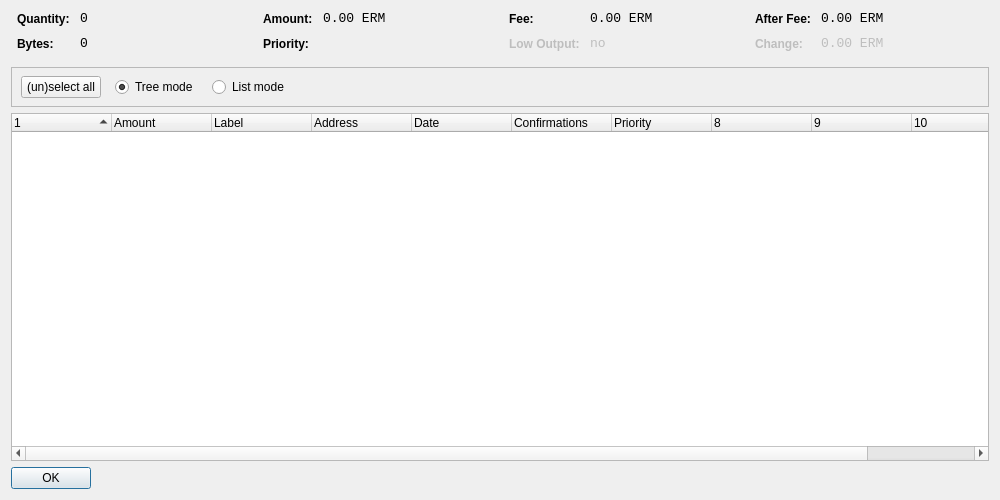
<?xml version="1.0" encoding="UTF-8"?>
<ui version="4.0">
 <class>CoinControlDialog</class>
 <widget class="QDialog" name="CoinControlDialog">
  <property name="geometry">
   <rect>
    <x>0</x>
    <y>0</y>
    <width>1000</width>
    <height>500</height>
   </rect>
  </property>
  <property name="windowTitle">
   <string>Coin Control</string>
  </property>
  <layout class="QVBoxLayout" name="verticalLayout">
   <item>
    <layout class="QHBoxLayout" name="horizontalLayoutTop" stretch="0,0,0,0">
     <property name="topMargin">
      <number>0</number>
     </property>
     <property name="bottomMargin">
      <number>10</number>
     </property>
     <item>
      <layout class="QFormLayout" name="formLayoutCoinControl1">
       <property name="horizontalSpacing">
        <number>10</number>
       </property>
       <property name="verticalSpacing">
        <number>10</number>
       </property>
       <property name="leftMargin">
        <number>6</number>
       </property>
       <property name="rightMargin">
        <number>6</number>
       </property>
       <item row="0" column="0">
        <widget class="QLabel" name="labelCoinControlQuantityText">
         <property name="styleSheet">
          <string notr="true">font-weight:bold;</string>
         </property>
         <property name="text">
          <string>Quantity:</string>
         </property>
        </widget>
       </item>
       <item row="0" column="1">
        <widget class="QLabel" name="labelCoinControlQuantity">
         <property name="font">
          <font>
           <family>Monospace</family>
           <pointsize>10</pointsize>
          </font>
         </property>
         <property name="cursor">
          <cursorShape>IBeamCursor</cursorShape>
         </property>
         <property name="contextMenuPolicy">
          <enum>Qt::ActionsContextMenu</enum>
         </property>
         <property name="text">
          <string>0</string>
         </property>
         <property name="textInteractionFlags">
          <set>Qt::LinksAccessibleByMouse|Qt::TextSelectableByKeyboard|Qt::TextSelectableByMouse</set>
         </property>
        </widget>
       </item>
       <item row="1" column="0">
        <widget class="QLabel" name="labelCoinControlBytesText">
         <property name="styleSheet">
          <string notr="true">font-weight:bold;</string>
         </property>
         <property name="text">
          <string>Bytes:</string>
         </property>
        </widget>
       </item>
       <item row="1" column="1">
        <widget class="QLabel" name="labelCoinControlBytes">
         <property name="font">
          <font>
           <family>Monospace</family>
           <pointsize>10</pointsize>
          </font>
         </property>
         <property name="cursor">
          <cursorShape>IBeamCursor</cursorShape>
         </property>
         <property name="contextMenuPolicy">
          <enum>Qt::ActionsContextMenu</enum>
         </property>
         <property name="text">
          <string>0</string>
         </property>
         <property name="textInteractionFlags">
          <set>Qt::LinksAccessibleByMouse|Qt::TextSelectableByKeyboard|Qt::TextSelectableByMouse</set>
         </property>
        </widget>
       </item>
      </layout>
     </item>
     <item>
      <layout class="QFormLayout" name="formLayoutCoinControl2">
       <property name="horizontalSpacing">
        <number>10</number>
       </property>
       <property name="verticalSpacing">
        <number>10</number>
       </property>
       <property name="leftMargin">
        <number>6</number>
       </property>
       <property name="rightMargin">
        <number>6</number>
       </property>
       <item row="0" column="0">
        <widget class="QLabel" name="labelCoinControlAmountText">
         <property name="styleSheet">
          <string notr="true">font-weight:bold;</string>
         </property>
         <property name="text">
          <string>Amount:</string>
         </property>
        </widget>
       </item>
       <item row="0" column="1">
        <widget class="QLabel" name="labelCoinControlAmount">
         <property name="font">
          <font>
           <family>Monospace</family>
           <pointsize>10</pointsize>
          </font>
         </property>
         <property name="cursor">
          <cursorShape>IBeamCursor</cursorShape>
         </property>
         <property name="contextMenuPolicy">
          <enum>Qt::ActionsContextMenu</enum>
         </property>
         <property name="text">
          <string>0.00 ERM</string>
         </property>
         <property name="textInteractionFlags">
          <set>Qt::LinksAccessibleByMouse|Qt::TextSelectableByKeyboard|Qt::TextSelectableByMouse</set>
         </property>
        </widget>
       </item>
       <item row="1" column="0">
        <widget class="QLabel" name="labelCoinControlPriorityText">
         <property name="styleSheet">
          <string notr="true">font-weight:bold;</string>
         </property>
         <property name="text">
          <string>Priority:</string>
         </property>
        </widget>
       </item>
       <item row="1" column="1">
        <widget class="QLabel" name="labelCoinControlPriority">
         <property name="font">
          <font>
           <family>Monospace</family>
           <pointsize>10</pointsize>
          </font>
         </property>
         <property name="cursor">
          <cursorShape>IBeamCursor</cursorShape>
         </property>
         <property name="contextMenuPolicy">
          <enum>Qt::ActionsContextMenu</enum>
         </property>
         <property name="text">
          <string/>
         </property>
         <property name="textInteractionFlags">
          <set>Qt::LinksAccessibleByMouse|Qt::TextSelectableByKeyboard|Qt::TextSelectableByMouse</set>
         </property>
        </widget>
       </item>
      </layout>
     </item>
     <item>
      <layout class="QFormLayout" name="formLayoutCoinControl3">
       <property name="horizontalSpacing">
        <number>10</number>
       </property>
       <property name="verticalSpacing">
        <number>10</number>
       </property>
       <property name="leftMargin">
        <number>6</number>
       </property>
       <property name="rightMargin">
        <number>6</number>
       </property>
       <item row="0" column="0">
        <widget class="QLabel" name="labelCoinControlFeeText">
         <property name="styleSheet">
          <string notr="true">font-weight:bold;</string>
         </property>
         <property name="text">
          <string>Fee:</string>
         </property>
        </widget>
       </item>
       <item row="0" column="1">
        <widget class="QLabel" name="labelCoinControlFee">
         <property name="font">
          <font>
           <family>Monospace</family>
           <pointsize>10</pointsize>
          </font>
         </property>
         <property name="cursor">
          <cursorShape>IBeamCursor</cursorShape>
         </property>
         <property name="contextMenuPolicy">
          <enum>Qt::ActionsContextMenu</enum>
         </property>
         <property name="text">
          <string>0.00 ERM</string>
         </property>
         <property name="textInteractionFlags">
          <set>Qt::LinksAccessibleByMouse|Qt::TextSelectableByKeyboard|Qt::TextSelectableByMouse</set>
         </property>
        </widget>
       </item>
       <item row="1" column="0">
        <widget class="QLabel" name="labelCoinControlLowOutputText">
         <property name="enabled">
          <bool>false</bool>
         </property>
         <property name="styleSheet">
          <string notr="true">font-weight:bold;</string>
         </property>
         <property name="text">
          <string>Low Output:</string>
         </property>
        </widget>
       </item>
       <item row="1" column="1">
        <widget class="QLabel" name="labelCoinControlLowOutput">
         <property name="enabled">
          <bool>false</bool>
         </property>
         <property name="font">
          <font>
           <family>Monospace</family>
           <pointsize>10</pointsize>
          </font>
         </property>
         <property name="cursor">
          <cursorShape>IBeamCursor</cursorShape>
         </property>
         <property name="contextMenuPolicy">
          <enum>Qt::ActionsContextMenu</enum>
         </property>
         <property name="text">
          <string>no</string>
         </property>
         <property name="textInteractionFlags">
          <set>Qt::LinksAccessibleByMouse|Qt::TextSelectableByKeyboard|Qt::TextSelectableByMouse</set>
         </property>
        </widget>
       </item>
      </layout>
     </item>
     <item>
      <layout class="QFormLayout" name="formLayoutCoinControl4">
       <property name="fieldGrowthPolicy">
        <enum>QFormLayout::AllNonFixedFieldsGrow</enum>
       </property>
       <property name="horizontalSpacing">
        <number>10</number>
       </property>
       <property name="verticalSpacing">
        <number>10</number>
       </property>
       <property name="leftMargin">
        <number>6</number>
       </property>
       <property name="rightMargin">
        <number>6</number>
       </property>
       <item row="0" column="0">
        <widget class="QLabel" name="labelCoinControlAfterFeeText">
         <property name="styleSheet">
          <string notr="true">font-weight:bold;</string>
         </property>
         <property name="text">
          <string>After Fee:</string>
         </property>
        </widget>
       </item>
       <item row="0" column="1">
        <widget class="QLabel" name="labelCoinControlAfterFee">
         <property name="font">
          <font>
           <family>Monospace</family>
           <pointsize>10</pointsize>
          </font>
         </property>
         <property name="cursor">
          <cursorShape>IBeamCursor</cursorShape>
         </property>
         <property name="contextMenuPolicy">
          <enum>Qt::ActionsContextMenu</enum>
         </property>
         <property name="text">
          <string>0.00 ERM</string>
         </property>
         <property name="textInteractionFlags">
          <set>Qt::LinksAccessibleByMouse|Qt::TextSelectableByKeyboard|Qt::TextSelectableByMouse</set>
         </property>
        </widget>
       </item>
       <item row="1" column="0">
        <widget class="QLabel" name="labelCoinControlChangeText">
         <property name="enabled">
          <bool>false</bool>
         </property>
         <property name="styleSheet">
          <string notr="true">font-weight:bold;</string>
         </property>
         <property name="text">
          <string>Change:</string>
         </property>
        </widget>
       </item>
       <item row="1" column="1">
        <widget class="QLabel" name="labelCoinControlChange">
         <property name="enabled">
          <bool>false</bool>
         </property>
         <property name="font">
          <font>
           <family>Monospace</family>
           <pointsize>10</pointsize>
          </font>
         </property>
         <property name="cursor">
          <cursorShape>IBeamCursor</cursorShape>
         </property>
         <property name="contextMenuPolicy">
          <enum>Qt::ActionsContextMenu</enum>
         </property>
         <property name="text">
          <string>0.00 ERM</string>
         </property>
         <property name="textInteractionFlags">
          <set>Qt::LinksAccessibleByMouse|Qt::TextSelectableByKeyboard|Qt::TextSelectableByMouse</set>
         </property>
        </widget>
       </item>
      </layout>
     </item>
    </layout>
   </item>
   <item>
    <widget class="QFrame" name="frame">
     <property name="minimumSize">
      <size>
       <width>0</width>
       <height>40</height>
      </size>
     </property>
     <property name="frameShape">
      <enum>QFrame::StyledPanel</enum>
     </property>
     <property name="frameShadow">
      <enum>QFrame::Sunken</enum>
     </property>
     <widget class="QWidget" name="horizontalLayoutWidget">
      <property name="geometry">
       <rect>
        <x>10</x>
        <y>0</y>
        <width>781</width>
        <height>41</height>
       </rect>
      </property>
      <layout class="QHBoxLayout" name="horizontalLayoutPanel" stretch="0,0,0,0">
       <property name="spacing">
        <number>14</number>
       </property>
       <item>
        <widget class="QPushButton" name="pushButtonSelectAll">
         <property name="sizePolicy">
          <sizepolicy hsizetype="Maximum" vsizetype="Fixed">
           <horstretch>0</horstretch>
           <verstretch>0</verstretch>
          </sizepolicy>
         </property>
         <property name="text">
          <string>(un)select all</string>
         </property>
        </widget>
       </item>
       <item>
        <widget class="QRadioButton" name="radioTreeMode">
         <property name="sizePolicy">
          <sizepolicy hsizetype="Maximum" vsizetype="Fixed">
           <horstretch>0</horstretch>
           <verstretch>0</verstretch>
          </sizepolicy>
         </property>
         <property name="text">
          <string>Tree mode</string>
         </property>
         <property name="checked">
          <bool>true</bool>
         </property>
        </widget>
       </item>
       <item>
        <widget class="QRadioButton" name="radioListMode">
         <property name="sizePolicy">
          <sizepolicy hsizetype="Maximum" vsizetype="Fixed">
           <horstretch>0</horstretch>
           <verstretch>0</verstretch>
          </sizepolicy>
         </property>
         <property name="text">
          <string>List mode</string>
         </property>
        </widget>
       </item>
       <item>
        <spacer name="horizontalSpacer">
         <property name="orientation">
          <enum>Qt::Horizontal</enum>
         </property>
         <property name="sizeHint" stdset="0">
          <size>
           <width>40</width>
           <height>20</height>
          </size>
         </property>
        </spacer>
       </item>
      </layout>
     </widget>
    </widget>
   </item>
   <item>
    <widget class="CoinControlTreeWidget" name="treeWidget">
     <property name="contextMenuPolicy">
      <enum>Qt::CustomContextMenu</enum>
     </property>
     <property name="sortingEnabled">
      <bool>false</bool>
     </property>
     <property name="columnCount">
      <number>11</number>
     </property>
     <attribute name="headerShowSortIndicator" stdset="0">
      <bool>true</bool>
     </attribute>
     <attribute name="headerStretchLastSection">
      <bool>false</bool>
     </attribute>
     <column>
      <property name="text">
       <string/>
      </property>
     </column>
     <column>
      <property name="text">
       <string>Amount</string>
      </property>
     </column>
     <column>
      <property name="text">
       <string>Label</string>
      </property>
     </column>
     <column>
      <property name="text">
       <string>Address</string>
      </property>
     </column>
     <column>
      <property name="text">
       <string>Date</string>
      </property>
     </column>
     <column>
      <property name="text">
       <string>Confirmations</string>
      </property>
      <property name="toolTip">
       <string>Confirmed</string>
      </property>
     </column>
     <column>
      <property name="text">
       <string>Priority</string>
      </property>
     </column>
     <column>
      <property name="text">
       <string/>
      </property>
     </column>
     <column>
      <property name="text">
       <string/>
      </property>
     </column>
     <column>
      <property name="text">
       <string/>
      </property>
     </column>
     <column>
      <property name="text">
       <string/>
      </property>
     </column>
    </widget>
   </item>
   <item>
    <widget class="QDialogButtonBox" name="buttonBox">
     <property name="sizePolicy">
      <sizepolicy hsizetype="Maximum" vsizetype="Fixed">
       <horstretch>0</horstretch>
       <verstretch>0</verstretch>
      </sizepolicy>
     </property>
     <property name="orientation">
      <enum>Qt::Horizontal</enum>
     </property>
     <property name="standardButtons">
      <set>QDialogButtonBox::Ok</set>
     </property>
    </widget>
   </item>
  </layout>
 </widget>
 <customwidgets>
  <customwidget>
   <class>CoinControlTreeWidget</class>
   <extends>QTreeWidget</extends>
   <header>coincontroltreewidget.h</header>
  </customwidget>
 </customwidgets>
 <resources/>
 <connections/>
</ui>
